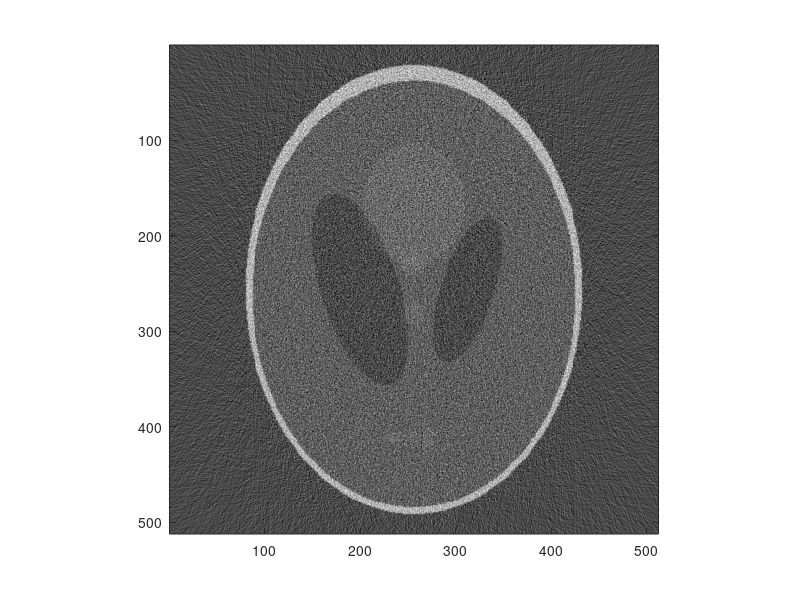

Write MATLAB code to recreate this figure. (Note: this script raises an error after producing the figure.)

% load('pet_reg.mat');
% pet=Ireg;

%load('./PET_CT_Data/ctdata.mat');
%image=ctdata(:,:,293);
%ct = imcrop(image,[193 152 130 160]);
%ct = imcrop(image,[183 142 150 180]);
%ct=imresize(ct,size(pet));

% read in image
%A = imread('varying_noise.png','PNG');
%A = imread('svbitonic2.png','PNG');

load('nld_CT30.mat');

%load('maskedct.mat');

A=data1;
%b=double(dicomread('47530905'));
b=data;
% Run filters and show results
for i = 1:4
  
  switch (i)
    case 1
      title = 'Original image';
      B = A;
      
    case 2
      title = 'Bitonic, f=6';
      fprintf(1,'Calculating bitonic ... ');
      tic;
      B = bitonic2(A, 6);
      x=B;
      t = toc;
      fprintf(1,'in %.3f secs.\n', t);
      
    case 3
      title = 'Structurally varying bitonic, f=10';
      fprintf(1,'Calculating structurally varying bitonic ... ');
      tic;
      B = svbitonic2(A, 10);
      y=B;
      t = toc;
      fprintf(1,'in %.3f secs.\n', t);

    case 4
      title = 'Multi-resolution varying bitonic, f=9';
      fprintf(1,'Calculating multi-resolution varying bitonic ... ');
      tic;
      B = mvbitonic2(A, 9);
      z=B;
      t = toc;
      fprintf(1,'in %.3f secs.\n', t);

  end
  
%   [peaksnr, snr] = psnr(B, b);
%   [ssimval, ssimmap] = ssim(B,b);
%   mse=immse(B,b);
%   rmse=sqrt(mse);
% 
%   peaksnr
%   ssimval
%   rmse
  figure(i);
  imagesc(B);
  colormap(gray);
  axis image;

end

figure();
imagesc(x-A);
colormap(gray);
axis image;

figure();
imagesc(y-A);
colormap(gray);
axis image;


figure();
imagesc(z-A);
colormap(gray);
axis image;

save ct_bitonic.mat x y z
norm(x-A)
norm(y-A)
norm(z-A)



        [peaksnr1, snr] = psnr(y, b);
        [ssimval1, ssimmap] = ssim(y, b);
        mse1=immse(y, b);
        rmse1=sqrt(mse1);
        [peaksnr2, snr] = psnr(z, b);
        [ssimval2, ssimmap] = ssim(z, b);
        mse2=immse(z, b);
        rmse2=sqrt(mse2);
        [peaksnr, snr] = psnr(x, b);
        [ssimval, ssimmap] = ssim(x, b);
        mse=immse(x, b);
        rmse=sqrt(mse);
        
        peaksnr
        peaksnr1
        peaksnr2

        ssimval
        ssimval1
        ssimval2
        
        rmse
        rmse1
        rmse2
%%
function out = img_norm(in)
    a = double(in(:));
    %a= ((a-min(a))./(max(a)-min(a))).*255;
    a= (a-min(a))./(max(a)-min(a));
    out = reshape(a,size(in));
end

